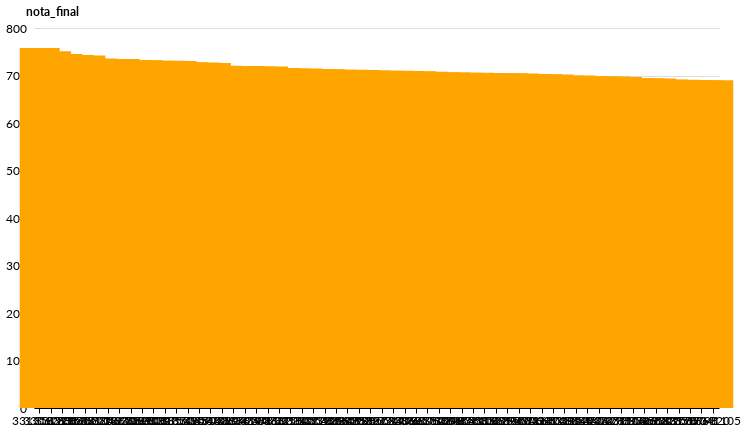

Here is the notebook cell this chart was saved with:
### Code cell
alt.hconcat()

### Figure 1 — Vega-Lite specification as saved in the notebook (floating-point values rounded to 4 significant figures)
{"width": 685, "height": 380, "config": {"title": {"anchor": "start", "fontSize": 18, "font": "Lato", "fontColor": "#000000"}, "axisX": {"domain": true, "domainColor": "#000000", "domainWidth": 1, "grid": false, "labelFontSize": 12, "labelFont": "Lato", "labelAngle": 0, "tickColor": "#000000", "tickSize": 5, "titleFontSize": 12, "titlePadding": 10, "titleFont": "Lato", "title": ""}, "axisY": {"domain": false, "grid": true, "gridColor": "#DEDDDD", "gridWidth": 1, "labelFontSize": 12, "labelFont": "Lato", "labelPadding": 8, "ticks": false, "titleFontSize": 12, "titlePadding": 10, "titleFont": "Lato", "titleAngle": 0, "titleY": -10, "titleX": 18}, "background": "#FFFFFF", "legend": {"labelFontSize": 12, "labelFont": "Lato", "symbolSize": 100, "symbolType": "square", "titleFontSize": 12, "titlePadding": 10, "titleFont": "Lato", "title": "", "orient": "top-left", "offset": 0}, "view": {"stroke": "transparent"}, "range": {"category": ["#1696d2", "#d2d2d2", "#000000", "#fdbf11", "#ec008b", "#55b748", "#5c5859", "#db2b27"], "diverging": ["#cfe8f3", "#a2d4ec", "#73bfe2", "#46abdb", "#1696d2", "#12719e"]}, "area": {"fill": "#1696d2"}, "line": {"color": "#1696d2", "stroke": "#1696d2", "strokewidth": 5}, "trail": {"color": "#1696d2", "stroke": "#1696d2", "strokeWidth": 0, "size": 1}, "path": {"stroke": "#1696d2", "strokeWidth": 0.5}, "point": {"filled": true}, "text": {"font": "Lato", "color": "#1696d2", "fontSize": 11, "align": "right", "fontWeight": 400, "size": 11}, "bar": {"size": 40, "binSpacing": 1, "continuousBandSize": 30, "discreteBandSize": 30, "fill": "#1696d2", "stroke": false}}, "data": {"name": "data-f1454e96cf9f7478dd829eafebb6e630"}, "mark": {"type": "bar", "color": "orange"}, "encoding": {"tooltip": [{"type": "quantitative", "field": "nota_final"}], "x": {"type": "nominal", "field": "CO_ESCOLA", "sort": {"field": "rank"}}, "y": {"type": "quantitative", "field": "nota_final"}}, "$schema": "https://vega.github.io/schema/vega-lite/v4.8.1.json", "datasets": {"data-f1454e96cf9f7478dd829eafebb6e630": [{"CO_ESCOLA": 33135827, "Ano": 2019, "nota_ciências": 647.5, "nota_humanas": 651.0, "nota_português": 627.0, "nota_matemática": 789.0, "nota_redação": 940.0, "nota_final": 758.0, "num_alunos": 31.0, "nota_ciências_perc80": 676.0, "nota_humanas_perc80": 685.5, "nota_português_perc80": 641.5, "nota_matemática_perc80": 823.0, "nota_redação_perc80": 960.0, "nota_final_perc80": 778.0, "rank": 1}, {"CO_ESCOLA": 33062633, "Ano": 2019, "nota_ciências": 636.5, "nota_humanas": 672.0, "nota_português": 626.0, "nota_matemática": 789.5, "nota_redação": 900.0, "nota_final": 751.0, "num_alunos": 45.0, "nota_ciências_perc80": 662.5, "nota_humanas_perc80": 714.0, "nota_português_perc80": 641.5, "nota_matemática_perc80": 853.0, "nota_redação_perc80": 940.0, "nota_final_perc80": 773.5, "rank": 2}, {"CO_ESCOLA": 33178860, "Ano": 2019, "nota_ciências": 610.0, "nota_humanas": 662.5, "nota_português": 626.0, "nota_matemática": 779.0, "nota_redação": 910.0, "nota_final": 745.5, "num_alunos": 60.0, "nota_ciências_perc80": 652.5, "nota_humanas_perc80": 683.5, "nota_português_perc80": 648.0, "nota_matemática_perc80": 848.0, "nota_redação_perc80": 940.0, "nota_final_perc80": 779.0, "rank": 3}, {"CO_ESCOLA": 33135371, "Ano": 2019, "nota_ciências": 613.0, "nota_humanas": 647.0, "nota_português": 620.5, "nota_matemática": 744.0, "nota_redação": 940.0, "nota_final": 743.0, "num_alunos": 99.0, "nota_ciências_perc80": 649.5, "nota_humanas_perc80": 681.0, "nota_português_perc80": 641.0, "nota_matemática_perc80": 825.0, "nota_redação_perc80": 960.0, "nota_final_perc80": 769.0, "rank": 4}, {"CO_ESCOLA": 33176825, "Ano": 2019, "nota_ciências": 605.5, "nota_humanas": 649.0, "nota_português": 620.5, "nota_matemática": 759.0, "nota_redação": 920.0, "nota_final": 742.0, "num_alunos": 146.0, "nota_ciências_perc80": 643.0, "nota_humanas_perc80": 682.0, "nota_português_perc80": 644.5, "nota_matemática_perc80": 815.5, "nota_redação_perc80": 960.0, "nota_final_perc80": 769.0, "rank": 5}, {"CO_ESCOLA": 33057206, "Ano": 2019, "nota_ciências": 587.0, "nota_humanas": 640.5, "nota_português": 614.5, "nota_matemática": 736.0, "nota_redação": 920.0, "nota_final": 736.0, "num_alunos": 81.0, "nota_ciências_perc80": 630.0, "nota_humanas_perc80": 677.5, "nota_português_perc80": 639.5, "nota_matemática_perc80": 802.5, "nota_redação_perc80": 960.0, "nota_final_perc80": 764.0, "rank": 6}, {"CO_ESCOLA": 33104220, "Ano": 2019, "nota_ciências": 607.5, "nota_humanas": 635.0, "nota_português": 599.0, "nota_matemática": 742.5, "nota_redação": 920.0, "nota_final": 735.0, "num_alunos": 55.0, "nota_ciências_perc80": 640.0, "nota_humanas_perc80": 675.0, "nota_português_perc80": 640.5, "nota_matemática_perc80": 781.5, "nota_redação_perc80": 940.0, "nota_final_perc80": 760.0, "rank": 7}, {"CO_ESCOLA": 33062609, "Ano": 2019, "nota_ciências": 611.5, "nota_humanas": 649.5, "nota_português": 612.5, "nota_matemática": 777.5, "nota_redação": 880.0, "nota_final": 734.5, "num_alunos": 80.0, "nota_ciências_perc80": 649.5, "nota_humanas_perc80": 682.0, "nota_português_perc80": 632.0, "nota_matemática_perc80": 831.0, "nota_redação_perc80": 920.0, "nota_final_perc80": 771.0, "rank": 8}, {"CO_ESCOLA": 33173990, "Ano": 2019, "nota_ciências": 603.0, "nota_humanas": 636.5, "nota_português": 614.0, "nota_matemática": 739.5, "nota_redação": 900.0, "nota_final": 732.5, "num_alunos": 52.0, "nota_ciências_perc80": 631.0, "nota_humanas_perc80": 671.0, "nota_português_perc80": 638.0, "nota_matemática_perc80": 812.5, "nota_redação_perc80": 940.0, "nota_final_perc80": 760.0, "rank": 9}, {"CO_ESCOLA": 33063729, "Ano": 2019, "nota_ciências": 609.5, "nota_humanas": 642.5, "nota_português": 611.0, "nota_matemática": 753.0, "nota_redação": 900.0, "nota_final": 732.0, "num_alunos": 148.0, "nota_ciências_perc80": 647.5, "nota_humanas_perc80": 678.0, "nota_português_perc80": 633.0, "nota_matemática_perc80": 822.0, "nota_redação_perc80": 940.0, "nota_final_perc80": 770.5, "rank": 10}, {"CO_ESCOLA": 33180385, "Ano": 2019, "nota_ciências": 593.0, "nota_humanas": 629.5, "nota_português": 608.0, "nota_matemática": 723.0, "nota_redação": 920.0, "nota_final": 731.0, "num_alunos": 133.0, "nota_ciências_perc80": 633.5, "nota_humanas_perc80": 672.5, "nota_português_perc80": 636.0, "nota_matemática_perc80": 794.5, "nota_redação_perc80": 960.0, "nota_final_perc80": 763.0, "rank": 11}, {"CO_ESCOLA": 33031371, "Ano": 2019, "nota_ciências": 604.5, "nota_humanas": 630.5, "nota_português": 602.5, "nota_matemática": 736.0, "nota_redação": 920.0, "nota_final": 731.0, "num_alunos": 34.0, "nota_ciências_perc80": 661.0, "nota_humanas_perc80": 682.5, "nota_português_perc80": 642.0, "nota_matemática_perc80": 791.0, "nota_redação_perc80": 940.0, "nota_final_perc80": 770.0, "rank": 11}, {"CO_ESCOLA": 33075425, "Ano": 2019, "nota_ciências": 591.0, "nota_humanas": 630.5, "nota_português": 621.0, "nota_matemática": 741.5, "nota_redação": 900.0, "nota_final": 730.5, "num_alunos": 44.0, "nota_ciências_perc80": 625.5, "nota_humanas_perc80": 672.0, "nota_português_perc80": 637.0, "nota_matemática_perc80": 797.0, "nota_redação_perc80": 940.0, "nota_final_perc80": 765.0, "rank": 13}, {"CO_ESCOLA": 33153450, "Ano": 2019, "nota_ciências": 587.5, "nota_humanas": 635.5, "nota_português": 609.0, "nota_matemática": 727.0, "nota_redação": 920.0, "nota_final": 728.0, "num_alunos": 64.0, "nota_ciências_perc80": 633.0, "nota_humanas_perc80": 673.0, "nota_português_perc80": 632.0, "nota_matemática_perc80": 791.0, "nota_redação_perc80": 948.0, "nota_final_perc80": 754.0, "rank": 14}, {"CO_ESCOLA": 33065403, "Ano": 2019, "nota_ciências": 603.0, "nota_humanas": 656.5, "nota_português": 623.5, "nota_matemática": 746.5, "nota_redação": 870.0, "nota_final": 727.5, "num_alunos": 98.0, "nota_ciências_perc80": 644.0, "nota_humanas_perc80": 676.0, "nota_português_perc80": 639.5, "nota_matemática_perc80": 799.0, "nota_redação_perc80": 920.0, "nota_final_perc80": 751.0, "rank": 15}, {"CO_ESCOLA": 33077029, "Ano": 2019, "nota_ciências": 583.0, "nota_humanas": 619.0, "nota_português": 598.5, "nota_matemática": 712.0, "nota_redação": 920.0, "nota_final": 726.5, "num_alunos": 56.0, "nota_ciências_perc80": 620.5, "nota_humanas_perc80": 659.0, "nota_português_perc80": 631.0, "nota_matemática_perc80": 776.5, "nota_redação_perc80": 960.0, "nota_final_perc80": 749.0, "rank": 16}, {"CO_ESCOLA": 33148376, "Ano": 2019, "nota_ciências": 602.5, "nota_humanas": 627.0, "nota_português": 603.5, "nota_matemática": 739.0, "nota_redação": 890.0, "nota_final": 720.5, "num_alunos": 80.0, "nota_ciências_perc80": 637.5, "nota_humanas_perc80": 665.0, "nota_português_perc80": 627.0, "nota_matemática_perc80": 812.5, "nota_redação_perc80": 944.0, "nota_final_perc80": 766.0, "rank": 17}, {"CO_ESCOLA": 33063419, "Ano": 2019, "nota_ciências": 596.5, "nota_humanas": 635.5, "nota_português": 612.5, "nota_matemática": 718.5, "nota_redação": 860.0, "nota_final": 720.0, "num_alunos": 73.0, "nota_ciências_perc80": 634.0, "nota_humanas_perc80": 665.0, "nota_português_perc80": 633.5, "nota_matemática_perc80": 780.5, "nota_redação_perc80": 920.0, "nota_final_perc80": 744.0, "rank": 18}, {"CO_ESCOLA": 33042578, "Ano": 2019, "nota_ciências": 589.5, "nota_humanas": 639.5, "nota_português": 609.5, "nota_matemática": 731.0, "nota_redação": 860.0, "nota_final": 720.0, "num_alunos": 40.0, "nota_ciências_perc80": 630.0, "nota_humanas_perc80": 677.5, "nota_português_perc80": 631.0, "nota_matemática_perc80": 792.0, "nota_redação_perc80": 940.0, "nota_final_perc80": 754.5, "rank": 18}, {"CO_ESCOLA": 33078866, "Ano": 2019, "nota_ciências": 590.0, "nota_humanas": 613.5, "nota_português": 604.0, "nota_matemática": 712.5, "nota_redação": 900.0, "nota_final": 719.0, "num_alunos": 54.0, "nota_ciências_perc80": 620.5, "nota_humanas_perc80": 656.0, "nota_português_perc80": 624.5, "nota_matemática_perc80": 783.0, "nota_redação_perc80": 940.0, "nota_final_perc80": 744.0, "rank": 20}, {"CO_ESCOLA": 33447225, "Ano": 2019, "nota_ciências": 582.5, "nota_humanas": 625.5, "nota_português": 606.0, "nota_matemática": 720.5, "nota_redação": 900.0, "nota_final": 719.0, "num_alunos": 111.0, "nota_ciências_perc80": 610.5, "nota_humanas_perc80": 653.5, "nota_português_perc80": 634.0, "nota_matemática_perc80": 799.5, "nota_redação_perc80": 940.0, "nota_final_perc80": 755.0, "rank": 20}, {"CO_ESCOLA": 33110034, "Ano": 2019, "nota_ciências": 599.0, "nota_humanas": 649.0, "nota_português": 620.0, "nota_matemática": 732.0, "nota_redação": 880.0, "nota_final": 716.0, "num_alunos": 47.0, "nota_ciências_perc80": 631.5, "nota_humanas_perc80": 697.0, "nota_português_perc80": 639.5, "nota_matemática_perc80": 780.5, "nota_redação_perc80": 940.0, "nota_final_perc80": 761.0, "rank": 22}, {"CO_ESCOLA": 33322201, "Ano": 2019, "nota_ciências": 585.0, "nota_humanas": 629.5, "nota_português": 611.5, "nota_matemática": 681.0, "nota_redação": 900.0, "nota_final": 715.0, "num_alunos": 154.0, "nota_ciências_perc80": 616.5, "nota_humanas_perc80": 657.0, "nota_português_perc80": 635.0, "nota_matemática_perc80": 745.5, "nota_redação_perc80": 940.0, "nota_final_perc80": 742.0, "rank": 23}, {"CO_ESCOLA": 33180539, "Ano": 2019, "nota_ciências": 588.5, "nota_humanas": 626.5, "nota_português": 600.5, "nota_matemática": 697.0, "nota_redação": 900.0, "nota_final": 714.5, "num_alunos": 72.0, "nota_ciências_perc80": 622.0, "nota_humanas_perc80": 674.0, "nota_português_perc80": 628.0, "nota_matemática_perc80": 764.0, "nota_redação_perc80": 940.0, "nota_final_perc80": 748.0, "rank": 24}, {"CO_ESCOLA": 33105405, "Ano": 2019, "nota_ciências": 593.0, "nota_humanas": 626.0, "nota_português": 604.0, "nota_matemática": 704.5, "nota_redação": 860.0, "nota_final": 713.5, "num_alunos": 120.0, "nota_ciências_perc80": 627.5, "nota_humanas_perc80": 665.5, "nota_português_perc80": 628.0, "nota_matemática_perc80": 786.5, "nota_redação_perc80": 920.0, "nota_final_perc80": 750.5, "rank": 25}, {"CO_ESCOLA": 33228604, "Ano": 2019, "nota_ciências": 603.0, "nota_humanas": 620.0, "nota_português": 602.5, "nota_matemática": 730.0, "nota_redação": 860.0, "nota_final": 713.0, "num_alunos": 70.0, "nota_ciências_perc80": 642.5, "nota_humanas_perc80": 654.5, "nota_português_perc80": 643.0, "nota_matemática_perc80": 804.5, "nota_redação_perc80": 920.0, "nota_final_perc80": 750.0, "rank": 26}, {"CO_ESCOLA": 33109923, "Ano": 2019, "nota_ciências": 594.0, "nota_humanas": 614.0, "nota_português": 600.5, "nota_matemática": 697.5, "nota_redação": 860.0, "nota_final": 712.0, "num_alunos": 35.0, "nota_ciências_perc80": 614.5, "nota_humanas_perc80": 642.5, "nota_português_perc80": 621.5, "nota_matemática_perc80": 765.5, "nota_redação_perc80": 924.0, "nota_final_perc80": 736.5, "rank": 27}, {"CO_ESCOLA": 33165998, "Ano": 2019, "nota_ciências": 585.5, "nota_humanas": 626.5, "nota_português": 596.5, "nota_matemática": 684.0, "nota_redação": 880.0, "nota_final": 712.0, "num_alunos": 55.0, "nota_ciências_perc80": 626.0, "nota_humanas_perc80": 657.0, "nota_português_perc80": 620.5, "nota_matemática_perc80": 731.5, "nota_redação_perc80": 940.0, "nota_final_perc80": 741.0, "rank": 27}, {"CO_ESCOLA": 33085897, "Ano": 2019, "nota_ciências": 594.5, "nota_humanas": 633.0, "nota_português": 606.0, "nota_matemática": 721.0, "nota_redação": 880.0, "nota_final": 711.5, "num_alunos": 36.0, "nota_ciências_perc80": 640.0, "nota_humanas_perc80": 660.5, "nota_português_perc80": 633.5, "nota_matemática_perc80": 770.5, "nota_redação_perc80": 940.0, "nota_final_perc80": 760.0, "rank": 29}, {"CO_ESCOLA": 33021724, "Ano": 2019, "nota_ciências": 576.0, "nota_humanas": 615.0, "nota_português": 593.5, "nota_matemática": 681.5, "nota_redação": 900.0, "nota_final": 710.5, "num_alunos": 48.0, "nota_ciências_perc80": 613.5, "nota_humanas_perc80": 636.0, "nota_português_perc80": 617.0, "nota_matemática_perc80": 749.0, "nota_redação_perc80": 940.0, "nota_final_perc80": 742.5, "rank": 30}, {"CO_ESCOLA": 33055947, "Ano": 2019, "nota_ciências": 593.5, "nota_humanas": 622.0, "nota_português": 603.5, "nota_matemática": 688.0, "nota_redação": 900.0, "nota_final": 710.0, "num_alunos": 62.0, "nota_ciências_perc80": 617.0, "nota_humanas_perc80": 667.5, "nota_português_perc80": 620.0, "nota_matemática_perc80": 754.5, "nota_redação_perc80": 940.0, "nota_final_perc80": 753.5, "rank": 31}, {"CO_ESCOLA": 33173869, "Ano": 2019, "nota_ciências": 588.0, "nota_humanas": 602.5, "nota_português": 598.0, "nota_matemática": 695.5, "nota_redação": 880.0, "nota_final": 710.0, "num_alunos": 54.0, "nota_ciências_perc80": 619.0, "nota_humanas_perc80": 650.5, "nota_português_perc80": 616.5, "nota_matemática_perc80": 777.5, "nota_redação_perc80": 940.0, "nota_final_perc80": 739.5, "rank": 31}, {"CO_ESCOLA": 33177627, "Ano": 2019, "nota_ciências": 570.0, "nota_humanas": 621.0, "nota_português": 595.0, "nota_matemática": 677.5, "nota_redação": 900.0, "nota_final": 709.5, "num_alunos": 40.0, "nota_ciências_perc80": 611.5, "nota_humanas_perc80": 654.5, "nota_português_perc80": 621.5, "nota_matemática_perc80": 744.0, "nota_redação_perc80": 940.0, "nota_final_perc80": 743.5, "rank": 33}, {"CO_ESCOLA": 33066752, "Ano": 2019, "nota_ciências": 598.5, "nota_humanas": 631.0, "nota_português": 602.5, "nota_matemática": 694.5, "nota_redação": 880.0, "nota_final": 709.0, "num_alunos": 55.0, "nota_ciências_perc80": 620.5, "nota_humanas_perc80": 675.5, "nota_português_perc80": 634.0, "nota_matemática_perc80": 770.5, "nota_redação_perc80": 940.0, "nota_final_perc80": 747.0, "rank": 34}, {"CO_ESCOLA": 33057109, "Ano": 2019, "nota_ciências": 575.5, "nota_humanas": 619.0, "nota_português": 597.0, "nota_matemática": 707.5, "nota_redação": 880.0, "nota_final": 708.0, "num_alunos": 109.0, "nota_ciências_perc80": 624.5, "nota_humanas_perc80": 658.5, "nota_português_perc80": 627.0, "nota_matemática_perc80": 774.0, "nota_redação_perc80": 940.0, "nota_final_perc80": 738.5, "rank": 35}, {"CO_ESCOLA": 33063648, "Ano": 2019, "nota_ciências": 589.0, "nota_humanas": 637.0, "nota_português": 620.5, "nota_matemática": 732.0, "nota_redação": 860.0, "nota_final": 707.0, "num_alunos": 59.0, "nota_ciências_perc80": 621.0, "nota_humanas_perc80": 667.0, "nota_português_perc80": 640.5, "nota_matemática_perc80": 776.5, "nota_redação_perc80": 908.0, "nota_final_perc80": 748.5, "rank": 36}, {"CO_ESCOLA": 33439826, "Ano": 2019, "nota_ciências": 579.5, "nota_humanas": 610.5, "nota_português": 602.0, "nota_matemática": 707.5, "nota_redação": 880.0, "nota_final": 706.5, "num_alunos": 40.0, "nota_ciências_perc80": 611.0, "nota_humanas_perc80": 655.0, "nota_português_perc80": 622.0, "nota_matemática_perc80": 748.0, "nota_redação_perc80": 924.0, "nota_final_perc80": 737.0, "rank": 37}, {"CO_ESCOLA": 33065411, "Ano": 2019, "nota_ciências": 580.0, "nota_humanas": 624.5, "nota_português": 608.0, "nota_matemática": 713.0, "nota_redação": 880.0, "nota_final": 706.0, "num_alunos": 33.0, "nota_ciências_perc80": 611.5, "nota_humanas_perc80": 652.0, "nota_português_perc80": 626.0, "nota_matemática_perc80": 786.0, "nota_redação_perc80": 900.0, "nota_final_perc80": 732.5, "rank": 38}, {"CO_ESCOLA": 33155852, "Ano": 2019, "nota_ciências": 576.5, "nota_humanas": 610.5, "nota_português": 588.5, "nota_matemática": 704.5, "nota_redação": 880.0, "nota_final": 706.0, "num_alunos": 57.0, "nota_ciências_perc80": 600.0, "nota_humanas_perc80": 639.0, "nota_português_perc80": 614.5, "nota_matemática_perc80": 778.0, "nota_redação_perc80": 940.0, "nota_final_perc80": 741.5, "rank": 38}, {"CO_ESCOLA": 33110328, "Ano": 2019, "nota_ciências": 584.0, "nota_humanas": 620.0, "nota_português": 607.5, "nota_matemática": 698.5, "nota_redação": 860.0, "nota_final": 705.5, "num_alunos": 122.0, "nota_ciências_perc80": 621.5, "nota_humanas_perc80": 664.5, "nota_português_perc80": 627.0, "nota_matemática_perc80": 762.5, "nota_redação_perc80": 920.0, "nota_final_perc80": 743.0, "rank": 40}, {"CO_ESCOLA": 33066698, "Ano": 2019, "nota_ciências": 589.0, "nota_humanas": 622.0, "nota_português": 600.0, "nota_matemática": 705.5, "nota_redação": 860.0, "nota_final": 705.0, "num_alunos": 36.0, "nota_ciências_perc80": 624.5, "nota_humanas_perc80": 662.5, "nota_português_perc80": 634.0, "nota_matemática_perc80": 781.0, "nota_redação_perc80": 900.0, "nota_final_perc80": 737.0, "rank": 41}, {"CO_ESCOLA": 33029490, "Ano": 2019, "nota_ciências": 578.0, "nota_humanas": 597.5, "nota_português": 572.5, "nota_matemática": 717.5, "nota_redação": 880.0, "nota_final": 705.0, "num_alunos": 49.0, "nota_ciências_perc80": 623.0, "nota_humanas_perc80": 635.5, "nota_português_perc80": 612.0, "nota_matemática_perc80": 754.0, "nota_redação_perc80": 940.0, "nota_final_perc80": 745.0, "rank": 41}, {"CO_ESCOLA": 33155216, "Ano": 2019, "nota_ciências": 588.5, "nota_humanas": 629.0, "nota_português": 606.5, "nota_matemática": 713.0, "nota_redação": 820.0, "nota_final": 704.0, "num_alunos": 117.0, "nota_ciências_perc80": 634.0, "nota_humanas_perc80": 677.0, "nota_português_perc80": 635.5, "nota_matemática_perc80": 771.0, "nota_redação_perc80": 920.0, "nota_final_perc80": 751.0, "rank": 43}, {"CO_ESCOLA": 33104247, "Ano": 2019, "nota_ciências": 580.0, "nota_humanas": 610.5, "nota_português": 589.5, "nota_matemática": 692.5, "nota_redação": 880.0, "nota_final": 703.0, "num_alunos": 55.0, "nota_ciências_perc80": 610.0, "nota_humanas_perc80": 645.0, "nota_português_perc80": 615.0, "nota_matemática_perc80": 782.5, "nota_redação_perc80": 920.0, "nota_final_perc80": 733.0, "rank": 44}, {"CO_ESCOLA": 33066523, "Ano": 2019, "nota_ciências": 595.0, "nota_humanas": 636.0, "nota_português": 611.0, "nota_matemática": 702.5, "nota_redação": 850.0, "nota_final": 702.5, "num_alunos": 46.0, "nota_ciências_perc80": 622.5, "nota_humanas_perc80": 674.0, "nota_português_perc80": 631.0, "nota_matemática_perc80": 753.0, "nota_redação_perc80": 900.0, "nota_final_perc80": 735.0, "rank": 45}, {"CO_ESCOLA": 33180199, "Ano": 2019, "nota_ciências": 576.0, "nota_humanas": 621.5, "nota_português": 598.5, "nota_matemática": 694.5, "nota_redação": 880.0, "nota_final": 702.0, "num_alunos": 38.0, "nota_ciências_perc80": 604.0, "nota_humanas_perc80": 655.0, "nota_português_perc80": 627.0, "nota_matemática_perc80": 758.5, "nota_redação_perc80": 940.0, "nota_final_perc80": 742.0, "rank": 46}, {"CO_ESCOLA": 33148848, "Ano": 2019, "nota_ciências": 581.0, "nota_humanas": 635.5, "nota_português": 607.0, "nota_matemática": 693.0, "nota_redação": 860.0, "nota_final": 700.0, "num_alunos": 48.0, "nota_ciências_perc80": 611.0, "nota_humanas_perc80": 657.5, "nota_português_perc80": 636.0, "nota_matemática_perc80": 769.0, "nota_redação_perc80": 920.0, "nota_final_perc80": 743.0, "rank": 47}, {"CO_ESCOLA": 33115460, "Ano": 2019, "nota_ciências": 595.0, "nota_humanas": 608.5, "nota_português": 595.5, "nota_matemática": 713.5, "nota_redação": 840.0, "nota_final": 700.0, "num_alunos": 33.0, "nota_ciências_perc80": 618.0, "nota_humanas_perc80": 653.5, "nota_português_perc80": 638.0, "nota_matemática_perc80": 747.5, "nota_redação_perc80": 924.0, "nota_final_perc80": 755.5, "rank": 47}, {"CO_ESCOLA": 33022267, "Ano": 2019, "nota_ciências": 580.5, "nota_humanas": 608.0, "nota_português": 601.0, "nota_matemática": 696.0, "nota_redação": 840.0, "nota_final": 698.5, "num_alunos": 56.0, "nota_ciências_perc80": 610.5, "nota_humanas_perc80": 640.5, "nota_português_perc80": 626.0, "nota_matemática_perc80": 755.5, "nota_redação_perc80": 940.0, "nota_final_perc80": 740.0, "rank": 49}, {"CO_ESCOLA": 33447250, "Ano": 2019, "nota_ciências": 584.5, "nota_humanas": 607.5, "nota_português": 591.0, "nota_matemática": 713.5, "nota_redação": 840.0, "nota_final": 698.0, "num_alunos": 59.0, "nota_ciências_perc80": 619.0, "nota_humanas_perc80": 637.0, "nota_português_perc80": 619.0, "nota_matemática_perc80": 767.0, "nota_redação_perc80": 908.0, "nota_final_perc80": 731.0, "rank": 50}, {"CO_ESCOLA": 33147710, "Ano": 2019, "nota_ciências": 584.5, "nota_humanas": 621.5, "nota_português": 600.5, "nota_matemática": 699.0, "nota_redação": 850.0, "nota_final": 698.0, "num_alunos": 168.0, "nota_ciências_perc80": 613.5, "nota_humanas_perc80": 653.0, "nota_português_perc80": 622.5, "nota_matemática_perc80": 756.5, "nota_redação_perc80": 920.0, "nota_final_perc80": 735.0, "rank": 50}, {"CO_ESCOLA": 33178976, "Ano": 2019, "nota_ciências": 567.5, "nota_humanas": 601.0, "nota_português": 590.0, "nota_matemática": 676.5, "nota_redação": 880.0, "nota_final": 697.0, "num_alunos": 37.0, "nota_ciências_perc80": 608.0, "nota_humanas_perc80": 645.5, "nota_português_perc80": 616.0, "nota_matemática_perc80": 747.5, "nota_redação_perc80": 920.0, "nota_final_perc80": 724.5, "rank": 52}, {"CO_ESCOLA": 33111456, "Ano": 2019, "nota_ciências": 569.5, "nota_humanas": 617.0, "nota_português": 588.0, "nota_matemática": 688.0, "nota_redação": 880.0, "nota_final": 695.0, "num_alunos": 31.0, "nota_ciências_perc80": 595.5, "nota_humanas_perc80": 638.0, "nota_português_perc80": 612.5, "nota_matemática_perc80": 744.0, "nota_redação_perc80": 920.0, "nota_final_perc80": 737.0, "rank": 53}, {"CO_ESCOLA": 33166927, "Ano": 2019, "nota_ciências": 585.5, "nota_humanas": 607.5, "nota_português": 585.0, "nota_matemática": 690.5, "nota_redação": 860.0, "nota_final": 694.0, "num_alunos": 37.0, "nota_ciências_perc80": 624.0, "nota_humanas_perc80": 659.5, "nota_português_perc80": 618.0, "nota_matemática_perc80": 740.5, "nota_redação_perc80": 920.0, "nota_final_perc80": 740.5, "rank": 54}, {"CO_ESCOLA": 33065837, "Ano": 2019, "nota_ciências": 578.5, "nota_humanas": 626.0, "nota_português": 602.0, "nota_matemática": 719.0, "nota_redação": 820.0, "nota_final": 693.5, "num_alunos": 90.0, "nota_ciências_perc80": 617.0, "nota_humanas_perc80": 666.5, "nota_português_perc80": 630.0, "nota_matemática_perc80": 795.0, "nota_redação_perc80": 900.0, "nota_final_perc80": 726.0, "rank": 55}, {"CO_ESCOLA": 33032858, "Ano": 2019, "nota_ciências": 582.0, "nota_humanas": 593.0, "nota_português": 589.5, "nota_matemática": 659.0, "nota_redação": 880.0, "nota_final": 691.5, "num_alunos": 34.0, "nota_ciências_perc80": 611.5, "nota_humanas_perc80": 622.0, "nota_português_perc80": 610.5, "nota_matemática_perc80": 721.5, "nota_redação_perc80": 920.0, "nota_final_perc80": 729.5, "rank": 56}, {"CO_ESCOLA": 33025673, "Ano": 2019, "nota_ciências": 579.5, "nota_humanas": 608.5, "nota_português": 598.0, "nota_matemática": 690.5, "nota_redação": 900.0, "nota_final": 691.0, "num_alunos": 49.0, "nota_ciências_perc80": 623.0, "nota_humanas_perc80": 657.0, "nota_português_perc80": 619.0, "nota_matemática_perc80": 747.0, "nota_redação_perc80": 920.0, "nota_final_perc80": 739.5, "rank": 57}, {"CO_ESCOLA": 33178798, "Ano": 2019, "nota_ciências": 564.5, "nota_humanas": 608.5, "nota_português": 595.5, "nota_matemática": 687.5, "nota_redação": 820.0, "nota_final": 690.0, "num_alunos": 99.0, "nota_ciências_perc80": 598.0, "nota_humanas_perc80": 654.0, "nota_português_perc80": 625.5, "nota_matemática_perc80": 762.5, "nota_redação_perc80": 940.0, "nota_final_perc80": 739.5, "rank": 58}, {"CO_ESCOLA": 33166820, "Ano": 2019, "nota_ciências": 585.5, "nota_humanas": 612.5, "nota_português": 595.5, "nota_matemática": 689.0, "nota_redação": 840.0, "nota_final": 690.0, "num_alunos": 140.0, "nota_ciências_perc80": 626.0, "nota_humanas_perc80": 647.5, "nota_português_perc80": 619.5, "nota_matemática_perc80": 786.0, "nota_redação_perc80": 920.0, "nota_final_perc80": 737.0, "rank": 58}, {"CO_ESCOLA": 33041105, "Ano": 2019, "nota_ciências": 587.0, "nota_humanas": 604.0, "nota_português": 588.5, "nota_matemática": 666.0, "nota_redação": 860.0, "nota_final": 690.0, "num_alunos": 62.0, "nota_ciências_perc80": 628.5, "nota_humanas_perc80": 643.0, "nota_português_perc80": 613.5, "nota_matemática_perc80": 740.5, "nota_redação_perc80": 940.0, "nota_final_perc80": 735.0, "rank": 58}]}}
